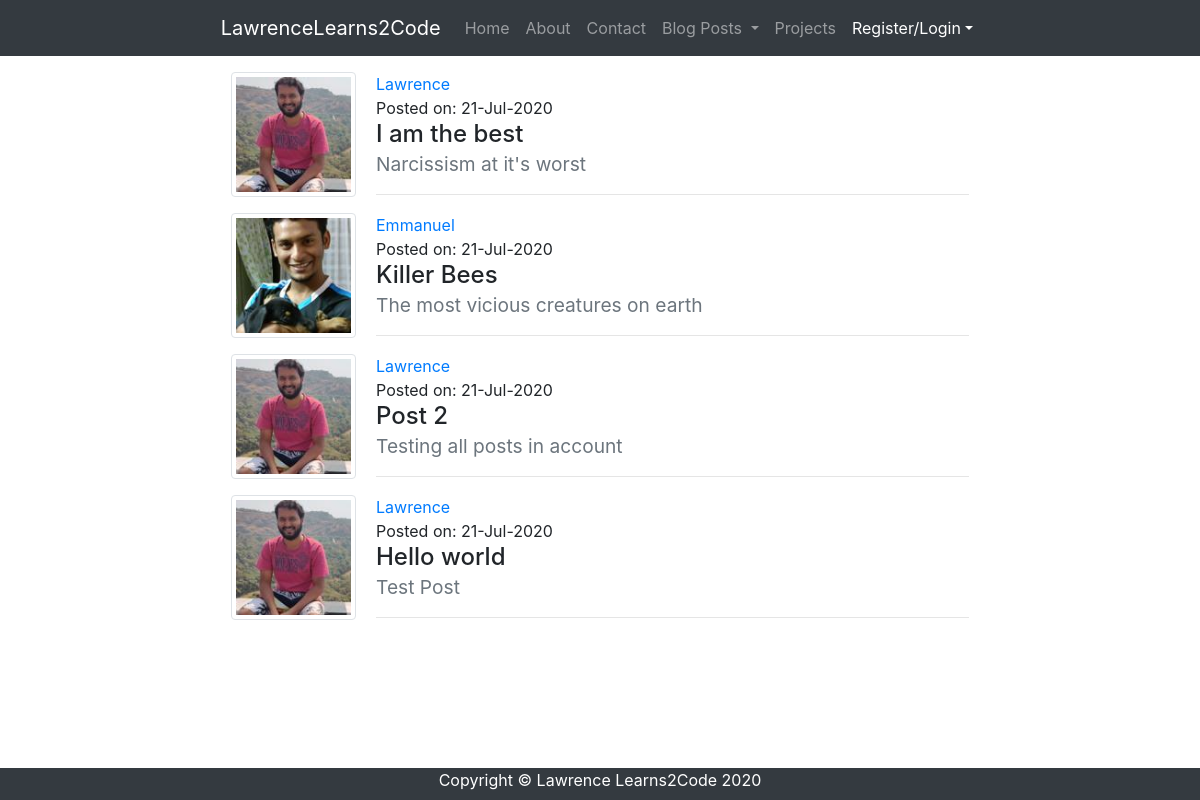
/blog/, run on an earlier commit of the app's database.
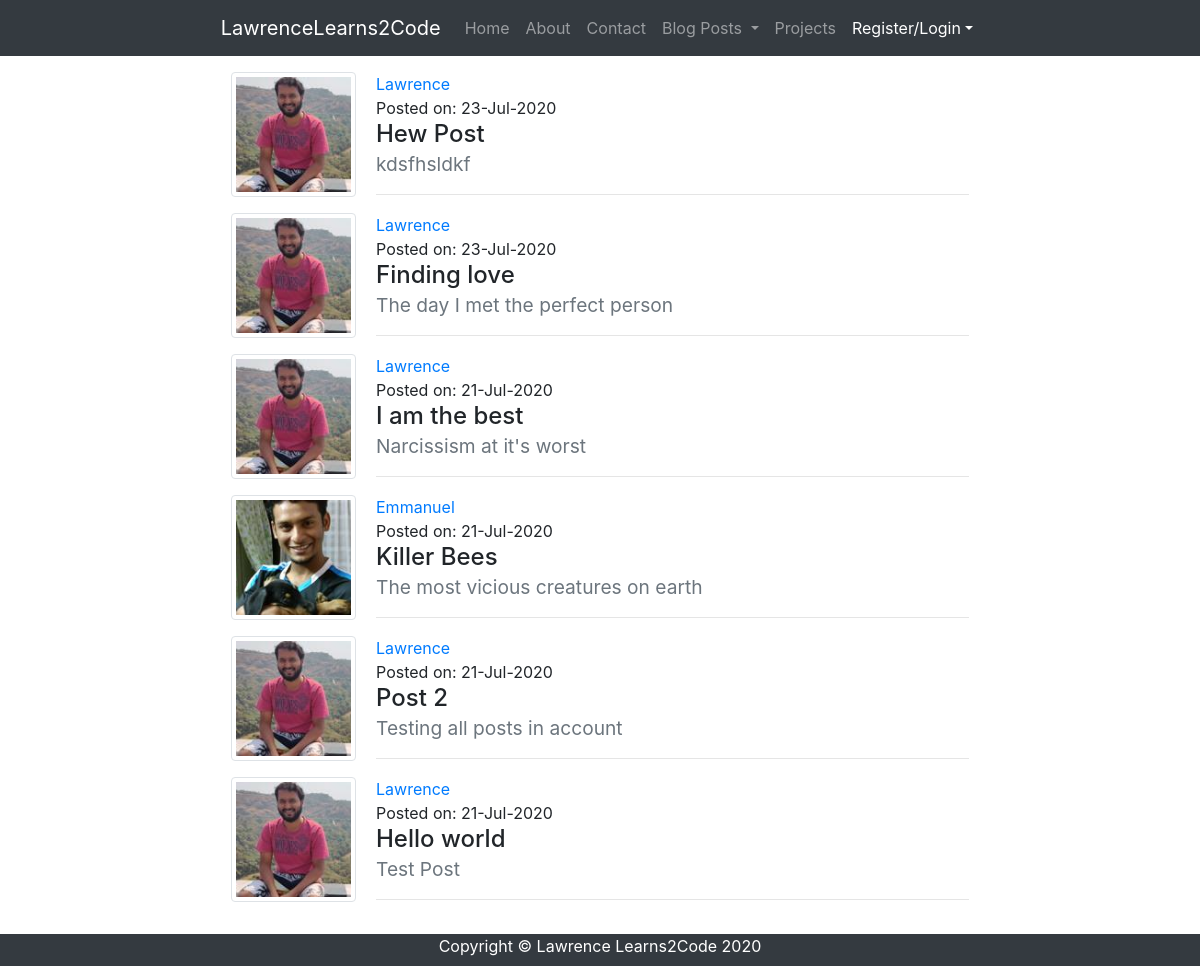
And on a later commit of the database.
### lawrencelearns2code/models.py (models this page shows, shortened)
class Post(db.Model):
    id = db.Column(db.Integer, primary_key=True)
    title = db.Column(db.String(100), nullable=False)
    date_posted = db.Column(db.DateTime, nullable=False, default=datetime.utcnow)
    subtitle = db.Column(db.String(150), nullable=False)
    content = db.Column(db.Text, nullable=False)
    user_id = db.Column(db.Integer, db.ForeignKey('user.id'), nullable=False)

class User(db.Model, UserMixin):
    id = db.Column(db.Integer, primary_key=True)
    username = db.Column(db.String(20), unique=True, nullable=False)
    email = db.Column(db.String(120), unique=True, nullable=False)
    image_file = db.Column(db.String(20), nullable=False, default='default.jpg')
    password = db.Column(db.String(60), nullable=False)
    posts = db.relationship('Post', backref='author', lazy=True)

### lawrencelearns2code/routes.py (the view)
@app.route('/blog/', methods=['GET'])
def blog():
    posts = Post.query.order_by(desc('date_posted')).all()
    return render_template('blog.html', posts=posts)

### lawrencelearns2code/templates/blog.html (shortened to what this page needs)
{% extends 'layout.html' %}
{% block content %}
    <div class="content-section m-3">
        {% for post in posts %}
            <div class="media">
                <a href="{{url_for('account', user_id=post.user_id)}}">
                    <img class="img-thumbnail account-img" src="{{ url_for('static', filename='images/profile-pictures/' + post.author.image_file) }}">
                </a>
                <div class="media-body">
                    <div class="m-0">
                        <a href="{{url_for('account', user_id=post.user_id)}}" class="float-left">{{post.author.username}}</a>
                    </div>
                    <div class="m-0">
                        <p class="mb-0">Posted on: {{post.date_posted.strftime('%d-%b-%Y')}}</p>
                        <a href="{{url_for('read_post', _pid=post.id, _uid=post.user_id)}}" style="color: inherit;">
                            <h4>
                                {{post.title}}</br>
                                <small class="text-muted">
                                    {{post.subtitle}}
                                </small>
                            </h4>
                        </a>
                        <hr>
                    </div>
                </div>
            </div>
        {% endfor %}
    </div>
{% endblock content %}

### lawrencelearns2code/templates/layout.html (shortened to what this page needs)
<!DOCTYPE html>
<html lang="en">
<head>
  <link href="{{ url_for('static', filename='vendor/bootstrap/css/bootstrap.min.css') }}" rel="stylesheet">
  <link href="{{ url_for('static', filename='vendor/font-awesome-4.7.0/css/font-awesome.min.css') }}" rel="stylesheet">
  <link href="{{ url_for('static', filename='css/blog-post.css') }}" rel="stylesheet">
</head>
<body class="d-flex flex-column min-vh-100">
  <nav class="navbar navbar-expand-lg navbar-dark bg-dark fixed-top p">
    <div class="container-fluid">
      <a class="navbar-brand" href="{{ url_for('home') }}">
        LawrenceLearns2Code
      </a>
      <div class="collapse navbar-collapse" id="navbarResponsive">
        <ul class="navbar-nav ml-auto">
          <li class="nav-item">
            <a class="nav-link" href="{{ url_for('home') }}">Home
            </a>
          </li>
          <li class="nav-item">
            <a class="nav-link" href="{{ url_for('about') }}">About</a>
          </li>
          <li class="nav-item">
            <a class="nav-link" href="{{ url_for('home') }}">Contact</a>
          </li>
          <li class="nav-item dropdown">
            <a class="nav-link dropdown-toggle" href="#" role="button" data-toggle="dropdown" aria-haspopup="true" aria-expanded="false">
              Blog Posts
            </a>
          </li>
          <li class="nav-item">
            <a class="nav-link" href="#">Projects</a>
          </li>
          <li class="nav-item active dropdown">
            {% if current_user.is_authenticated %}
              <a class="nav-link dropdown-toggle" href="#" role="button" data-toggle="dropdown" aria-haspopup="true" aria-expanded="false">{{current_user.username}}</a>
              <div class="dropdown-menu" aria-labelledby="navbarDropdown">
                <a class="dropdown-item" href="{{url_for('account', user_id=current_user.id)}}">Account</a>
                <a class="dropdown-item" href="{{url_for('logout')}}">Logout</a>
              </div>
            {% else %}
              <a class="nav-link dropdown-toggle" href="#" role="button" data-toggle="dropdown" aria-haspopup="true" aria-expanded="false">Register/Login</a>
            {% endif %}
          </li>
        </ul>
      </div>
    </div>
  </nav>
  <div class="container-fluid">
    <div class="row">
      <div class="col-lg-2">
      </div>
      <div class="col-lg-8">
        {% block content %}{% endblock content %}
      </div>
    </div>
  </div>
  <footer class="mt-auto bg-dark" style="height: 2rem;">
    <div class="container">
      <p class="m-0 text-center text-white">Copyright &copy; Lawrence Learns2Code 2020</p>
    </div>
  </footer>
</body>
</html>

### lawrencelearns2code/static/css/blog-post.css (style rules this page uses)
body { padding-top: 56px; }
.account-img { height: 125px; width: 125px; margin-right: 20px; margin-bottom: 16px; }

What changed in the data, as far as the page shows it:
added Post: image_file (picture), author.username "Lawrence", date_posted "23-Jul-2020", title "Hew Post", subtitle "kdsfhsldkf"
added Post: image_file (picture), author.username "Lawrence", date_posted "23-Jul-2020", title "Finding love", subtitle "The day I met the perfect person"
